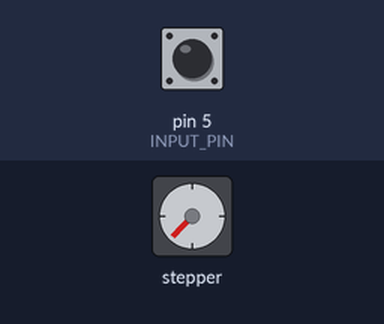
Recording of a sketch running on a simulated Arduino Uno, built with avr-gcc and run on an emulated ATmega328P. Shown: stepper motor. Wiring (inferred from the names in the program): stepper motor driver (200 steps per turn assumed): step pin 3; direction pin 2. The test bench sets the inputs (shaded band); at power-on: pin 5 (INPUT_PIN) LOW.

Above: at 2.4 s.
2.5 s: pin 5 (INPUT_PIN) driven HIGH
At 2.86 s:
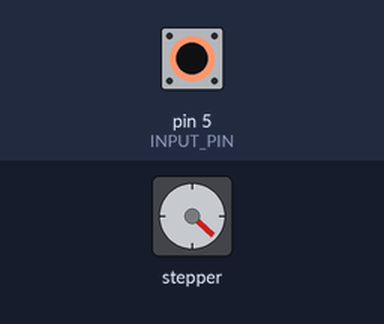
4.7 s: pin 5 (INPUT_PIN) driven LOW
At 4.85 s:
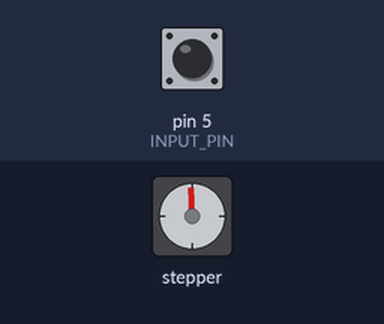
At 5.45 s:
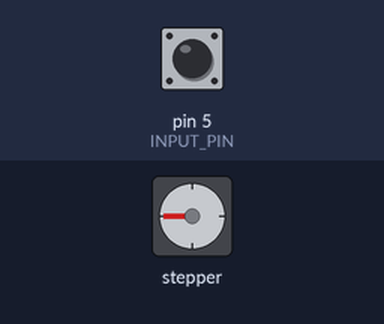
8.4 s: pin 5 (INPUT_PIN) pulsed HIGH 2 times (0.12 s each, 0.3 s apart)
11.9 s: pin 5 (INPUT_PIN) pulsed HIGH 5 times (0.12 s each, 0.3 s apart)
Timing chart, 0 to 17.4 s (numbered marks = the images above; inputs shaded):
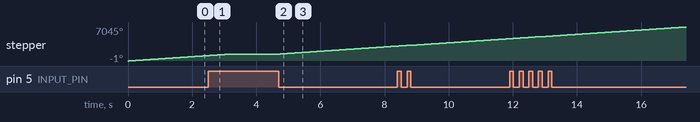

The sketch:

step_motor.ino
```cpp
// пины для подключения контактов STEP, DIR
#define STEP_PIN 3
#define DIR_PIN 2
#define INPUT_PIN 5

// задержка между шагами двигателя
#define DELAY_STEPS 2

// количество шагов на 1 оборот
#define STEP_ROUND 200

void setup() {
  // режим для STEP и DIR как OUTPUT
  pinMode(STEP_PIN, OUTPUT);
  pinMode(DIR_PIN, OUTPUT);
  pinMode(INPUT_PIN, INPUT);

  // начальные значения
  digitalWrite(STEP_PIN, 1);
  digitalWrite(DIR_PIN, 0);
}

void loop() {
  if(digitalRead(INPUT_PIN)) {

  } else {
        // Крутимся в одну сторону
      digitalWrite(DIR_PIN, HIGH);
      //  1 оборот
      for(int i = 0; i < STEP_ROUND; i++) {
        digitalWrite(STEP_PIN, HIGH);
        delay(DELAY_STEPS);
        digitalWrite(STEP_PIN, LOW);
        delay(DELAY_STEPS);
      }
    }
  /*
  // Затем меняем направление и крутимся в другую сторону
  digitalWrite(DIR_PIN, LOW);
  // сделать 1 оборот
  for(int i = 0; i < STEP_ROUND; i++) {
    digitalWrite(STEP_PIN, HIGH);
    delay(DELAY_STEPS);
    digitalWrite(STEP_PIN, LOW);
    delay(DELAY_STEPS);
  }*/
}
```

AmperkaStepper.cpp
```cpp
#include "AmperkaStepper.h"

AmperkaStepper::AmperkaStepper(int numberSteps, uint8_t pin1, uint8_t pin2, uint8_t pin3, uint8_t pin4) {
  // which step the motor is on
  this->stepNumber = 0;
  // the motor speed, in revolutions per minute
  this->speed = 0;
  // motor direction
  this->direction = 0;
  // time stamp in ms of the last step taken
  this->lastStepTime = 0;
  // total number of steps for this motor
  this->numberSteps = numberSteps;

  // Arduino pins for the motor control connection
  this->_pin1 = pin1;
  this->_pin2 = pin2;
  this->_pin3 = pin3;
  this->_pin4 = pin4;

  // setup the pins on the microcontroller
  pinMode(this->_pin1, OUTPUT);
  pinMode(this->_pin2, OUTPUT);
  pinMode(this->_pin3, OUTPUT);
  pinMode(this->_pin4, OUTPUT);
}

/*
  Sets the speed in revs per minute

*/
void AmperkaStepper::setSpeed(long revsPerMinute) {
  this->stepDelay = 60L * 1000L / this->numberSteps / revsPerMinute;
}

/*
  Moves the motor stepsToMove steps.  If the number is negative,
   the motor moves in the reverse direction.
 */
void AmperkaStepper::step(int stepsToMove, uint8_t stepType) {
  // how many steps to take
  int stepsLeft = abs(stepsToMove);

  // determine direction based on whether steps_to_mode is + or -
  if (stepsToMove > 0) {
    this->direction = 1;
  }
  if (stepsToMove < 0) {
    this->direction = 0;
  }

  if (stepType == FULL_STEP) {
    digitalWrite(this->_pin2, HIGH);
    digitalWrite(this->_pin3, HIGH);
  }

  unsigned long stepDelay = this->stepDelay;
  if (stepType == HALF_STEP) {
    stepDelay /= 2;
  }

  // decrement the number of steps, moving one step each time
  while(stepsLeft > 0) {

    // move only if the appropriate delay has passed
    if (millis() - this->lastStepTime >= stepDelay) {
      // get the timeStamp of when you stepped
      this->lastStepTime = millis();
      // increment or decrement the step number
      // depending on direction
      if (this->direction == 1) {
        this->stepNumber++;
        if (this->stepNumber == this->numberSteps) {
          this->stepNumber = 0;
        }
      } else {
        if (this->stepNumber == 0) {
          this->stepNumber = this->numberSteps;
        }
        this->stepNumber--;
      }
      // decrement the steps left:
      stepsLeft--;

      // WAVE_DRIVE, FULL_STEP, HALF_STEP
      if (stepType == HALF_STEP) {
        // step the motor to step number 0, 1, 2, 3, 4, 5, 6, 7, 8
        stepMotor(this->stepNumber % 8, stepType);
      }
      else {
        // step the motor to step number 0, 1, 2, or 3
        stepMotor(this->stepNumber % 4, stepType);
      }
    }
  }
}

/*
 * Moves the motor forward or backwards.
 */
void AmperkaStepper::stepMotor(int thisStep, uint8_t stepType) {
  if (stepType == FULL_STEP) {
    switch (thisStep) {
      // 01
      case 3:
      digitalWrite(_pin1, LOW);
      digitalWrite(_pin4, HIGH);
      break;
      // 11
      case 2:
      digitalWrite(_pin1, HIGH);
      digitalWrite(_pin4, HIGH);
      break;
      // 10
      case 1:
      digitalWrite(_pin1, HIGH);
      digitalWrite(_pin4, LOW);
      break;
      // 00
      case 0:
      digitalWrite(_pin1, LOW);
      digitalWrite(_pin4, LOW);
      break;
    }
  } else if (stepType == WAVE_DRIVE) {
    switch (thisStep) {
      // 1010
      case 0:
      digitalWrite(_pin1, HIGH);
      digitalWrite(_pin2, HIGH);
      digitalWrite(_pin3, LOW);
      digitalWrite(_pin4, HIGH);
      break;
      // 0110
      case 1:
      digitalWrite(_pin1, LOW);
      digitalWrite(_pin2, LOW);
      digitalWrite(_pin3, HIGH);
      digitalWrite(_pin4, HIGH);
      break;
      // 0101
      case 2:
      digitalWrite(_pin1, LOW);
      digitalWrite(_pin2, HIGH);
      digitalWrite(_pin3, LOW);
      digitalWrite(_pin4, HIGH);
      break;
      // 1001
      case 3:
      digitalWrite(_pin1, LOW);
      digitalWrite(_pin2, LOW);
      digitalWrite(_pin3, HIGH);
      digitalWrite(_pin4, LOW);
      break;
    }
  } else if (stepType == HALF_STEP) {
    switch (thisStep) {
      // 1, 1, 0, 0
      case 0:
      digitalWrite(_pin2, HIGH);
      digitalWrite(_pin1, HIGH);
      digitalWrite(_pin3, LOW);
      digitalWrite(_pin4, LOW);
      break;
      // 1, 1, 1, 1
      case 1:
      digitalWrite(_pin2, HIGH);
      digitalWrite(_pin1, HIGH);
      digitalWrite(_pin3, HIGH);
      digitalWrite(_pin4, HIGH);
      break;
      // 0, 0, 1, 1
      case 2:
      digitalWrite(_pin2, LOW);
      digitalWrite(_pin1, LOW);
      digitalWrite(_pin3, HIGH);
      digitalWrite(_pin4, HIGH);
      break;
      // 1, 0, 1, 1
      case 3:
      digitalWrite(_pin2, HIGH);
      digitalWrite(_pin1, LOW);
      digitalWrite(_pin3, HIGH);
      digitalWrite(_pin4, HIGH);
      break;
      // 1, 0, 0, 0
      case 4:
      digitalWrite(_pin2, HIGH);
      digitalWrite(_pin1, LOW);
      digitalWrite(_pin3, LOW);
      digitalWrite(_pin4, LOW);
      break;
      // 1, 0, 1, 0
      case 5:
      digitalWrite(_pin2, HIGH);
      digitalWrite(_pin1, LOW);
      digitalWrite(_pin3, HIGH);
      digitalWrite(_pin4, LOW);
      break;
      // 0, 0, 1, 0
      case 6:
      digitalWrite(_pin2, LOW);
      digitalWrite(_pin1, LOW);
      digitalWrite(_pin3, HIGH);
      digitalWrite(_pin4, LOW);
      break;
      // 1, 1, 1, 0
      case 7:
      digitalWrite(_pin2, HIGH);
      digitalWrite(_pin1, HIGH);
      digitalWrite(_pin3, HIGH);
      digitalWrite(_pin4, LOW);
      break;
    }
  }
}
```

AmperkaStepper.h
```cpp
#ifndef _AMPERKA_STEPPER_H_
#define _AMPERKA_STEPPER_H_

#include <Arduino.h>

enum STEP_TYPE {
    WAVE_DRIVE,
    FULL_STEP,
    HALF_STEP
};

class AmperkaStepper {
public:
    AmperkaStepper(int numberSteps, uint8_t pin1 = 4, uint8_t pin2 = 5, uint8_t pin3 = 6, uint8_t pin4 = 7);
    // speed setter method
    void setSpeed(long revsPerMinute);
    // mover method
    void step(int numberSteps, uint8_t stepType = FULL_STEP);

protected:
    void stepMotor(int this_step, uint8_t stepType);
    // direction of rotation
    bool direction;
    // speed in RPMs
    int speed;
    // delay between steps, in ms, based on speed
    unsigned long stepDelay;
    // total number of steps this motor can take
    int numberSteps;
    // which step the motor is on
    int stepNumber;

    // motor pin numbers:
    uint8_t _pin1;
    uint8_t _pin2;
    uint8_t _pin3;
    uint8_t _pin4;

    // time stamp in ms of when the last step was taken
    long lastStepTime;
};

#endif  // _AMPERKA_STEPPER_H_
```

Measured:
- after the input at 2.5 s, stepper: goes on until 3.2 s, then stays 1436°
- after the input at 4.7 s, stepper: keeps turning clockwise at about 449°/s, starting at once
